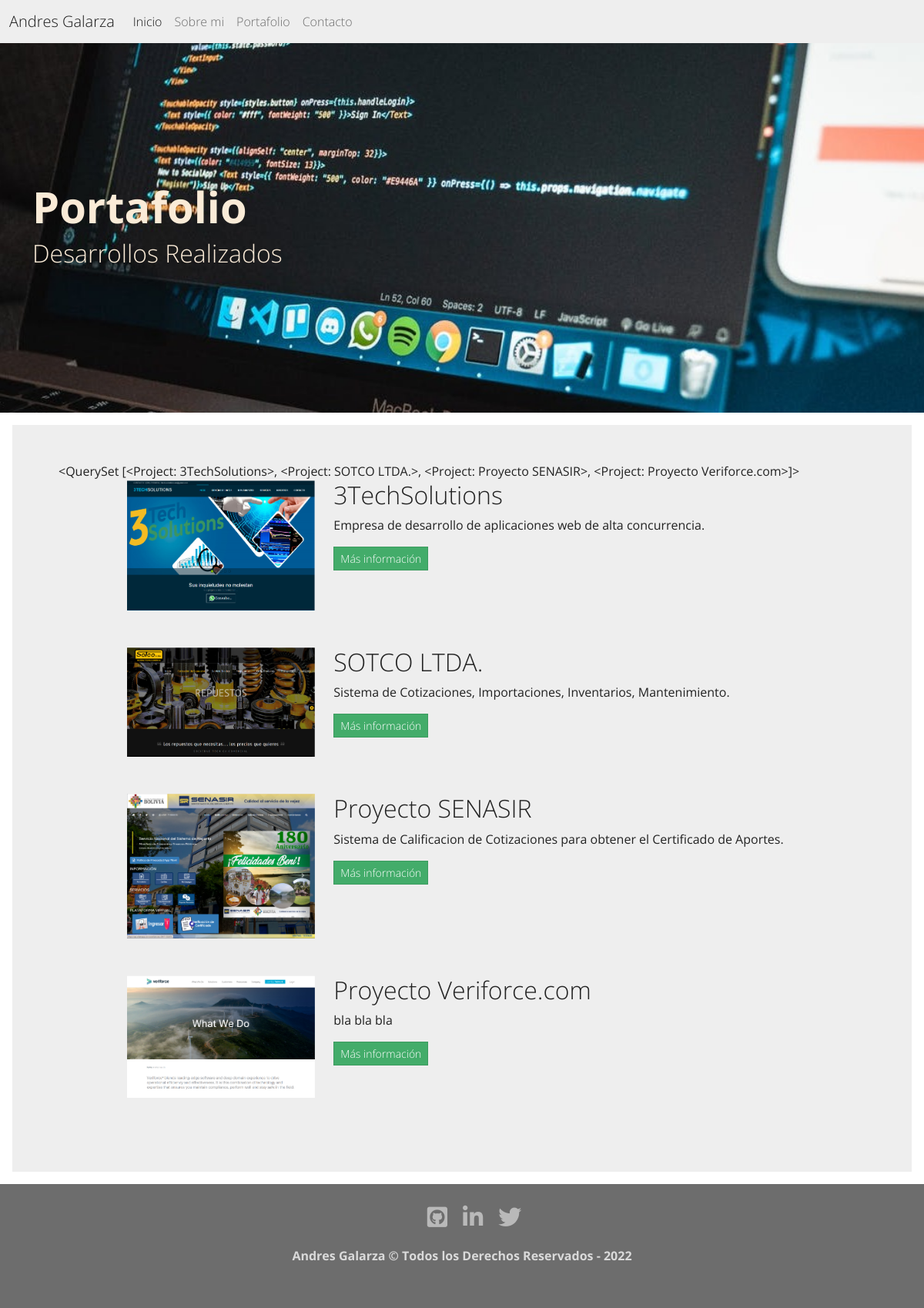
The page /portfolio/ on the database its author committed.
### portfolio/models.py (models this page shows)
class Project(models.Model):    # Todos los campos son obligatorios si no se define lo contrario
    title = models.CharField(max_length=150, verbose_name='Título')
    description = models.TextField(verbose_name='Descripción')
    image = models.ImageField(upload_to='projects', verbose_name='Imagen')
    link = models.URLField(max_length=180, blank=True, null=True, verbose_name='Enlace') # campo no obligatorio, puede ser nulo
    created = models.DateTimeField(auto_now_add=True, verbose_name='Fecha Creación')
    updated = models.DateTimeField(auto_now=True, verbose_name='Fecha Modificación')
    class Meta:
        verbose_name = 'proyecto'
        verbose_name_plural = 'proyectos'
        ordering = ['-created']
    def __str__(self):
        return self.title

### portfolio/views.py (the view)
# urls.py: path('portfolio/',portfolio_views.portfolio,name='portfolio'),
def portfolio(request):
    projects = Project.objects.all()    # Obtener un QuerySet y pasarlo a la pagina
    return render(request,'portfolio/portfolio.html',{'projects':projects})

### portfolio/templates/portfolio/portfolio.html (shortened to what this page needs)
{% extends 'core/base.html' %}
{% load static %}
{% block image-header %} portfolio {% endblock %}
{% block title-header %}
<div class="col-12 titulos">
    <div>
        <h1 class="display-4 fw-bold">Portafolio</h1>
    </div>
    <div>
        <h3 class="fs-2">Desarrollos Realizados</h3>
    </div>
</div>
{% endblock %}
{% block content %}
{{ projects }}
    {% for project in projects %}
            <div class="row project mb-5">
                <div class="col-lg-3 col-md-4 offset-lg-1">
                    <img class="img-fluid" src={{ project.image.url }} alt="">
                </div>
                <div class="col-lg-7 col-md-8">
                    <h2 class="section-heading title">{{ project.title }}</h2>
                    <p>{{ project.description }}</p>
                    {% if project.link %}
                        <p><a class="btn btn-sm btn-success" href={{ project.link }}>Más información</a></p>
                    {% else %}
                        <p class="btn btn-sm btn-warning">En desarrollo...</p>
                    {% endif %}
                </div>
            </div>
    {% endfor %}
{% endblock %}

### core/templates/core/base.html (shortened to what this page needs)
<!DOCTYPE html>
<html lang="es">
<head>
    {% load static %}
    <link href={% static 'core/css/bootstrap.min.css' %} rel="stylesheet">
    <link rel="stylesheet" href="https://cdnjs.cloudflare.com/ajax/libs/font-awesome/5.15.3/css/all.min.css" />
    <link rel="stylesheet" href={% static 'core/css/app.css' %}>
  </head>
  <body>
    <nav class="navbar navbar-expand-lg bg-light">
        <div class="container-fluid">
            <a class="navbar-brand" href={% url 'home' %}>Andres Galarza</a>
            <div class="collapse navbar-collapse" id="navbarNavAltMarkup">
                <div class="navbar-nav">
                    <a class="nav-link active" aria-current="page" href={% url 'home' %}>Inicio</a>
                    <a class="nav-link" href={% url 'about' %}>Sobre mi</a>
                    <a class="nav-link" href={% url 'portfolio' %}>Portafolio</a>
                    <a class="nav-link" href={% url 'contact' %}>Contacto</a>
                </div>
            </div>
        </div>
    </nav>
    <div class="{% block image-header %} {% endblock %} imagen-fondo">
        <div class="container">
            <div class="row">
                {% block title-header %} {% endblock %}
            </div>
        </div>
    </div>
    <div class="position-relative overflow-hidden p-3 p-md-5 m-md-3 bg-light">
        <div class="container">
            {% block content %} {% endblock %}
        </div>
    </div>
    <footer class="footer">
        <div class="footer__redes">
            <ul class="footer__lista">
                <li class="footer__item">
                    <a class="footer__icono" href="https://github.com/" target="blank"><i class="fab fa-github-square fa-1x"></i></a>
                </li>
                <li class="footer__item">
                    <a class="footer__icono" href="https://www.linkedin.com/" target="blank"><i class="fab fa-linkedin-in fa-1x"></i></a>
                </li>
                <li class="footer__item">
                    <a class="footer__icono" href="https://twitter.com/" target="blank"><i class="fab fa-twitter fa-1x"></i></a>
                </li>
            </ul>
        </div>
        <div class="footer__texto">
            <p>Andres Galarza &copy; Todos los Derechos Reservados - 2022</p>
        </div>
    </footer>
  </body>
</html>

### core/static/core/css/app.css (style rules this page uses)
.portfolio { background-image: url(../img/portfolio-bg.jpeg); }
.imagen-fondo { background-position: center center; min-height: 60vh; background-attachment:scroll; background-size: cover; background-repeat: no-repeat; }
.titulos { color: antiquewhite; display: flex; flex-direction: column; justify-content: center; min-height: 60vh; }
.footer { grid-area: footer; background-color: #6d6d6d; color: #dadada; display: flex; flex-direction: column; align-items: center; justify-content: center; width: 100%; padding-top: 20px; padding-bottom: 20px; }
.footer__texto { font-weight: 700; margin-bottom: 20px; text-align: center; }
.footer__lista { text-decoration: none; display: flex; list-style: none; justify-content: center; }
.footer__icono { color: #b9b9b9; font-size: 30px; padding: 0 10px; display: block; }

### rows shown on the page
Project: title.title "<QuerySet [<Project: 3TechSolutions>, <Project: SOTCO LTDA.>, <Project: Proyecto SENASIR>, <Project: Proyecto Veriforce.com>]>", image (picture), title "3TechSolutions", description "Empresa de desarrollo de aplicaciones web de alta concurrencia."
Project: image (picture), title "SOTCO LTDA.", description "Sistema de Cotizaciones, Importaciones, Inventarios, Mantenimiento."
Project: image (picture), title "Proyecto SENASIR", description "Sistema de Calificacion de Cotizaciones para obtener el Certificado de Aportes."
Project: image (picture), title "Proyecto Veriforce.com", description "bla bla bla"
